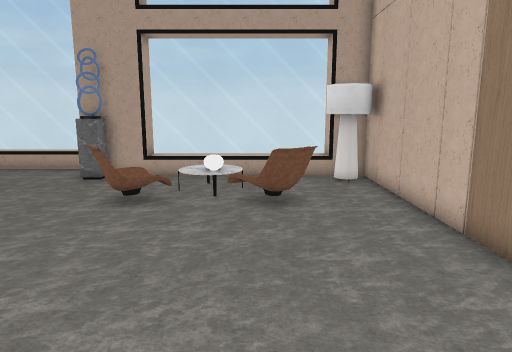
[1] (above)

16 first-person views from a walk through a Unity game level. The camera is 1.4 m above the floor, tilts 10° down and sees 70° across. The floor is counted in squares, 0.5 m on a side. Each view is taken from the middle of a square. On the plan, view 1 faces up. The plan holds only what a view shows up to about 20 squares ahead; the rest is blank.

[2]
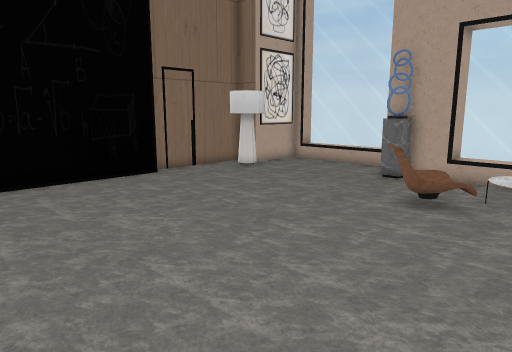

[3]
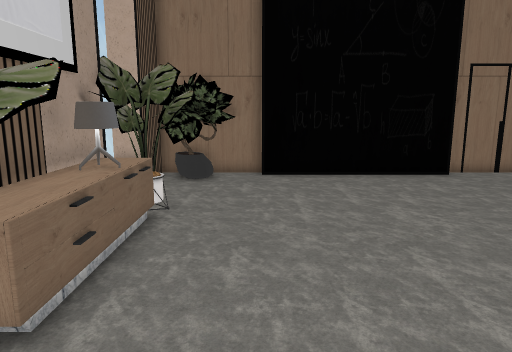

[4]
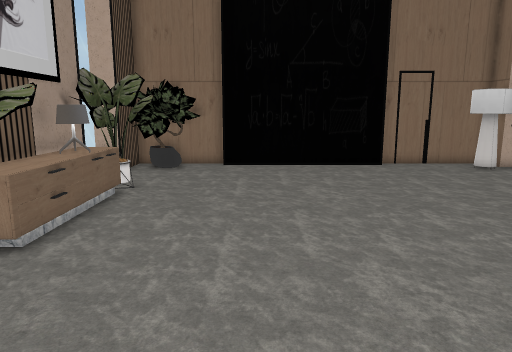

[5]
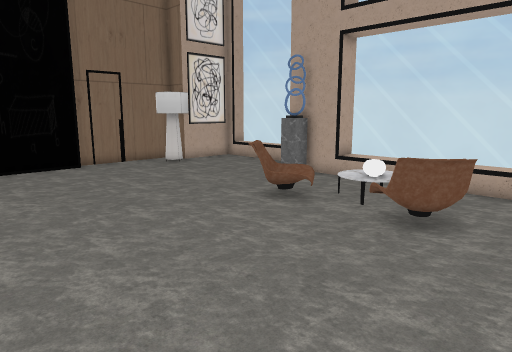

[6]
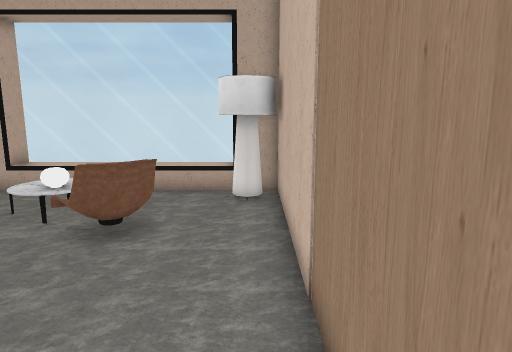

[7]
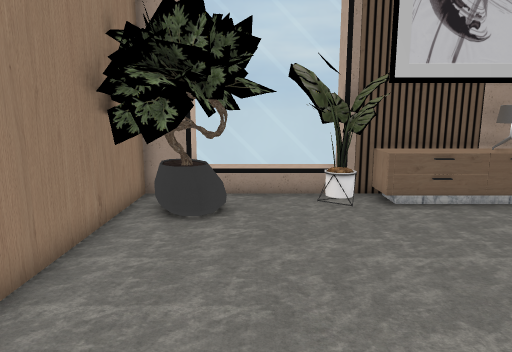

[8]
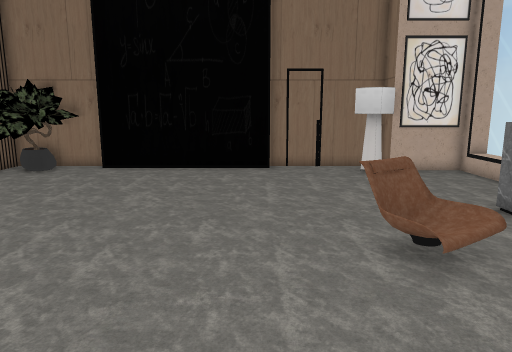

[9]
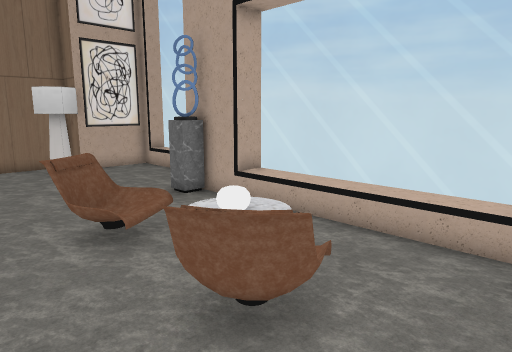

[10]
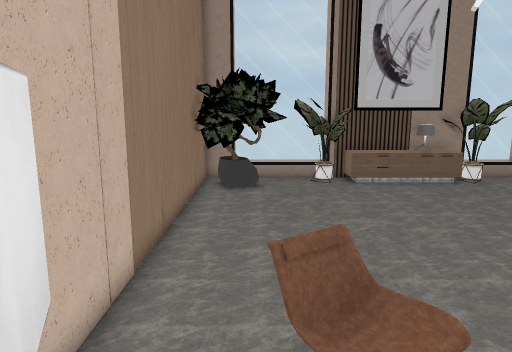

[11]
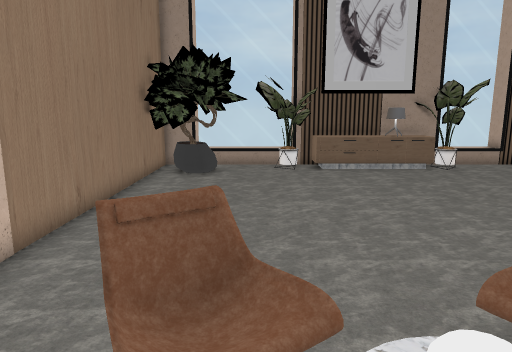

[12]
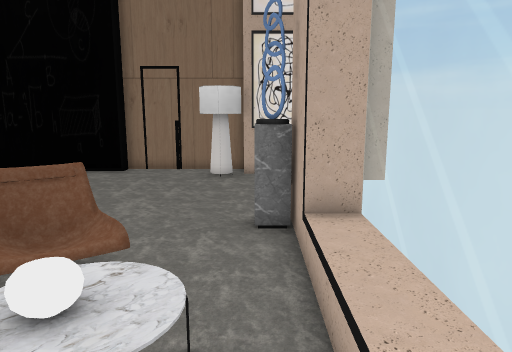

[13]
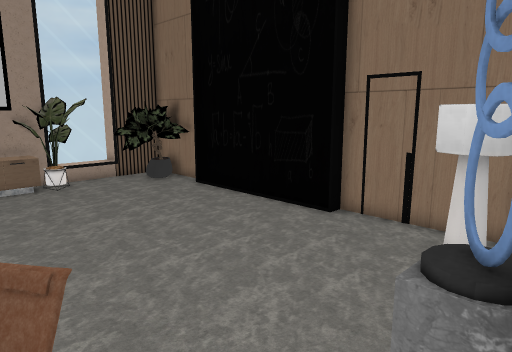

[14]
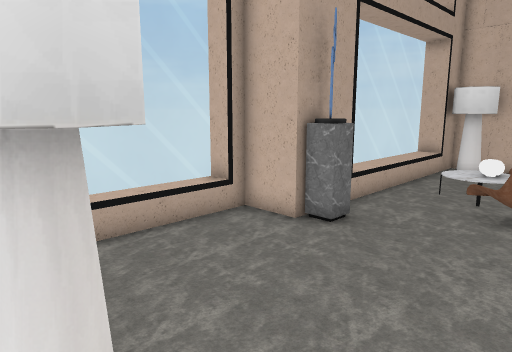

[15]
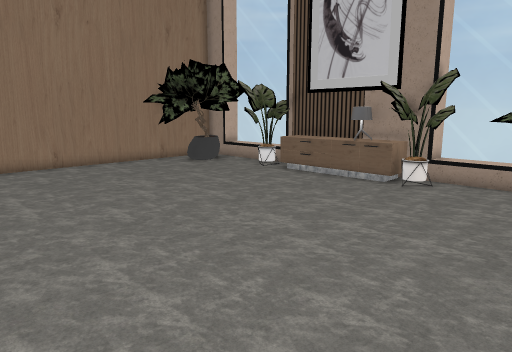

[16]
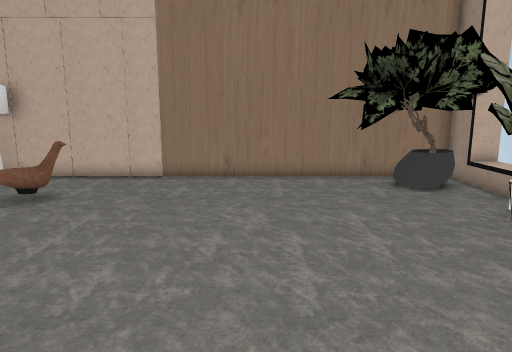

### Floor plan
Key: @ floor where view 1 was taken; # wall or solid block; . floor; / step, stairs or slope; = window, fence, low wall or low ledge; ^ raised ledge; O other object.
Columns run from 16 left of view 1 to 5 right of it. Each row starts with its distance up from view 1.
 19   #     #
 18   #OOOOO#
 17   #.....#  #========
 16   #.....####///////###
 15   #......=#........##
 14  ###..........OO...###
 13 ####..........OO.....#
 12 #..........=#.O.OO...#
 11 #..........==O..O==..#
 10 #..........==...==...#
  9 ##...................#
  8   ...................#
  7   ...................#
  6   ...................#
  5   ...................#
  4  #...................#
  3  #...................#
  2  #...................#
  1  #.................#.#
  0  #..............@.####
 -1  ## ..............##
 -2   ##..##..... ##.##
 -3    #..##^#^^^###  #
 -4    #.#####^^^#
 -5    #==#
 -6       #

Where each view was taken, in squares from view 1:
view 1: 0 up, 0 right, facing up
view 2: 0 up, 0 right, facing up-left
view 3: 0 up, 1 right, facing left
view 4: 2 up, 4 right, facing left
view 5: 2 up, 4 right, facing up-left
view 6: 3 up, 4 right, facing up
view 7: 8 up, 1 right, facing down
view 8: 8 up, 3 right, facing left
view 9: 8 up, 4 right, facing up-left
view 10: 16 up, 2 right, facing down
view 11: 15 up, 0 right, facing down
view 12: 15 up, 2 right, facing left
view 13: 16 up, 4 left, facing down-left
view 14: 10 up, 15 left, facing up-right
view 15: 11 up, 15 left, facing down-right
view 16: 4 up, 11 left, facing right
